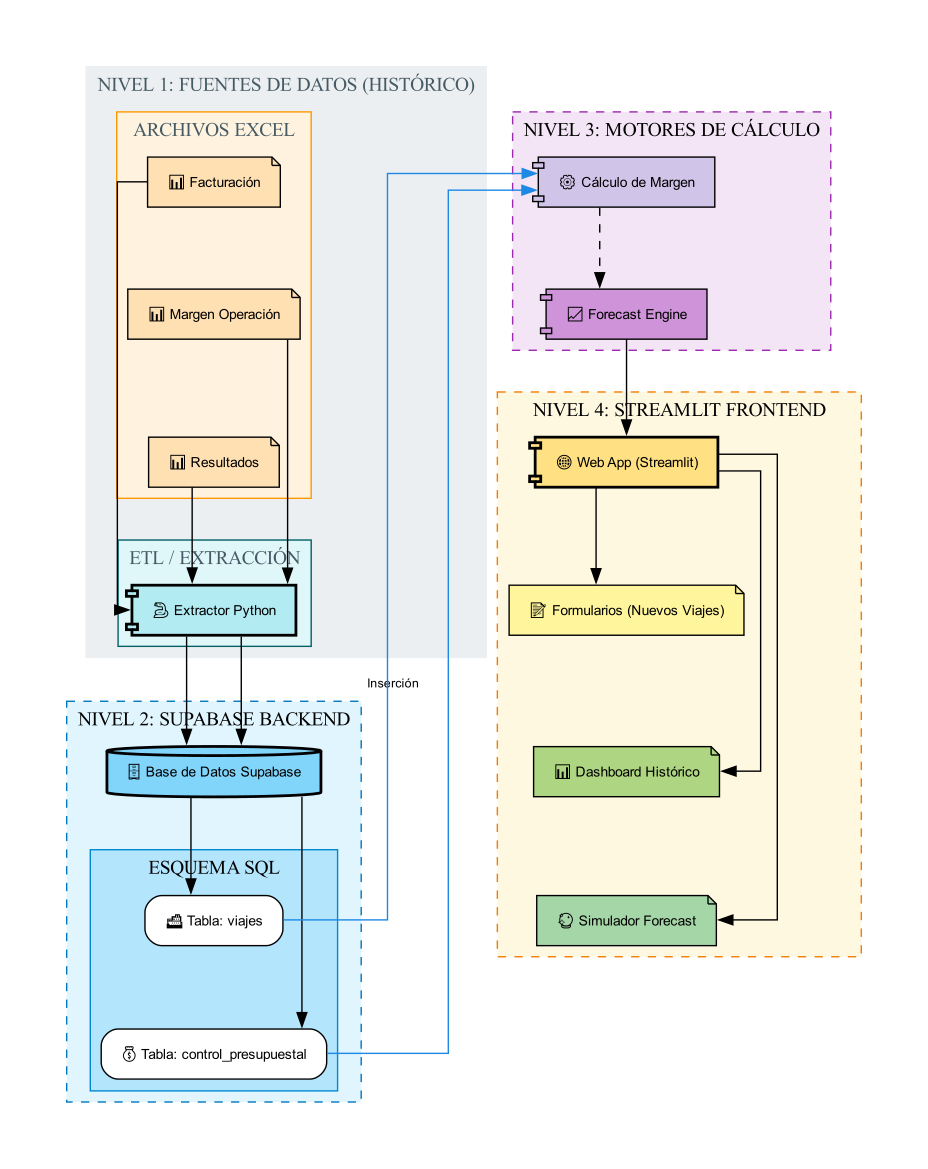

Here is the Python script that generated this plot:
import graphviz
import os

def generate_vertical_architecture():
    base_name = "FLUJOGRAMA_Arquitectura_Petral_V2"
    output_filename = base_name
    
    print(f"Generando Arquitectura Petral V2 (Vertical): {output_filename}.pdf")
    
    potential_paths = [
        r"C:\Program Files\Graphviz\bin",
        r"C:\Program Files (x86)\Graphviz\bin",
    ]
    for p in potential_paths:
        if os.path.exists(p) and p not in os.environ["PATH"]:
            os.environ["PATH"] += os.pathsep + p

    dot_code = """
    digraph PetralArchitecture {
        rankdir=TB;
        splines=ortho;
        nodesep=0.5;
        ranksep=0.8;
        ratio=auto;
        
        node [shape=box, style="filled,rounded", fontname="Arial", fontsize=10, margin="0.2,0.1"];
        edge [fontname="Arial", fontsize=9];

        # ==========================================
        #  NIVEL 1: FUENTES Y EXTRACCIÓN (HISTÓRICO)
        # ==========================================
        subgraph cluster_lvl1 {
            label = "NIVEL 1: FUENTES DE DATOS (HISTÓRICO)"; style="filled"; color="#ECEFF1"; fontcolor="#455A64";
            
            subgraph cluster_mod1 {
                label = "ARCHIVOS EXCEL"; style="filled"; fillcolor="#FFF3E0"; color="#FF9800";
                ExcelFact [label="📊 Facturación", shape=note, fillcolor="#FFE0B2"];
                ExcelMarg [label="📊 Margen Operación", shape=note, fillcolor="#FFE0B2"];
                ExcelRes [label="📊 Resultados", shape=note, fillcolor="#FFE0B2"];
                
                ExcelFact -> ExcelMarg -> ExcelRes [style=invis, weight=100];
            }
            
            subgraph cluster_mod2 {
                label = "ETL / EXTRACCIÓN"; style="filled"; fillcolor="#E0F7FA"; color="#006064";
                PythonExtractor [label="🐍 Extractor Python", shape=component, fillcolor="#B2EBF2", penwidth=2];
            }
            
            ExcelRes -> PythonExtractor [style=invis, weight=100];
        }

        # ==========================================
        #  NIVEL 2: BASE DE DATOS (BACKEND)
        # ==========================================
        subgraph cluster_mod3 {
            label = "NIVEL 2: SUPABASE BACKEND"; style="filled,dashed"; fillcolor="#E1F5FE"; color="#0277BD";
            
            SupabaseDB [label="🗄️ Base de Datos Supabase", shape=cylinder, fillcolor="#81D4FA", penwidth=2];
            
            subgraph cluster_tables {
                label = "ESQUEMA SQL"; style="filled"; fillcolor="#B3E5FC"; color="#0288D1";
                TableViajes [label="🚢 Tabla: viajes", shape=record, fillcolor="white"];
                TableCostos [label="💰 Tabla: control_presupuestal", shape=record, fillcolor="white"];
                
                TableViajes -> TableCostos [style=invis, weight=100];
            }
            
            SupabaseDB -> TableViajes [style=invis, weight=100];
        }

        # ==========================================
        #  NIVEL 3: MOTORES Y LÓGICA (BACKEND/FRONTEND)
        # ==========================================
        subgraph cluster_lvl3 {
            label = "NIVEL 3: MOTORES DE CÁLCULO"; style="filled,dashed"; fillcolor="#F3E5F5"; color="#9C27B0";
            
            MotorMargen [label="⚙️ Cálculo de Margen", shape=component, fillcolor="#D1C4E9"];
            MotorForecast [label="📈 Forecast Engine", shape=component, fillcolor="#CE93D8"];
            
            MotorMargen -> MotorForecast [style=invis, weight=100];
        }

        # ==========================================
        #  NIVEL 4: FRONTEND E INTERFAZ USUARIO
        # ==========================================
        subgraph cluster_outputs {
            label = "NIVEL 4: STREAMLIT FRONTEND"; style="filled,dashed"; fillcolor="#FFF8E1"; color="#F57C00";
            
            StreamlitApp [label="🌐 Web App (Streamlit)", shape=component, fillcolor="#FFE082", penwidth=2];
            
            PageInputs [label="📝 Formularios (Nuevos Viajes)", shape=note, fillcolor="#FFF59D"];
            PageDashboard [label="📊 Dashboard Histórico", shape=note, fillcolor="#AED581"];
            PageForecast [label="🔮 Simulador Forecast", shape=note, fillcolor="#A5D6A7"];
            
            PageInputs -> PageDashboard -> PageForecast [style=invis, weight=100];
            StreamlitApp -> PageInputs [style=invis, weight=100];
        }
        
        # Enlaces reales
        PythonExtractor -> SupabaseDB;
        TableCostos -> MotorMargen [color="#1E88E5", constraint=false];
        MotorForecast -> StreamlitApp;
        
        ExcelFact -> PythonExtractor [constraint=false];
        ExcelMarg -> PythonExtractor [constraint=false];
        ExcelRes -> PythonExtractor [constraint=false];
        
        PythonExtractor -> SupabaseDB [label=" Inserción", constraint=false];
        SupabaseDB -> TableViajes [constraint=false];
        SupabaseDB -> TableCostos [constraint=false];
        
        TableViajes -> MotorMargen [color="#1E88E5", constraint=false];
        MotorMargen -> MotorForecast [style=dashed, constraint=false];
        
        StreamlitApp -> PageInputs [constraint=false];
        StreamlitApp -> PageDashboard [constraint=false];
        StreamlitApp -> PageForecast [constraint=false];
    }
    """
    
    try:
        src = graphviz.Source(dot_code)
        output_dir = os.path.dirname(os.path.abspath(__file__))
        file_path = src.render(filename=os.path.join(output_dir, output_filename), format='pdf', view=False, cleanup=True)
        print(f"Generado exitosamente: {os.path.abspath(file_path)}")
        
    except Exception as e:
        print(f"Error generando flujograma: {e}")

if __name__ == "__main__":
    generate_vertical_architecture()
